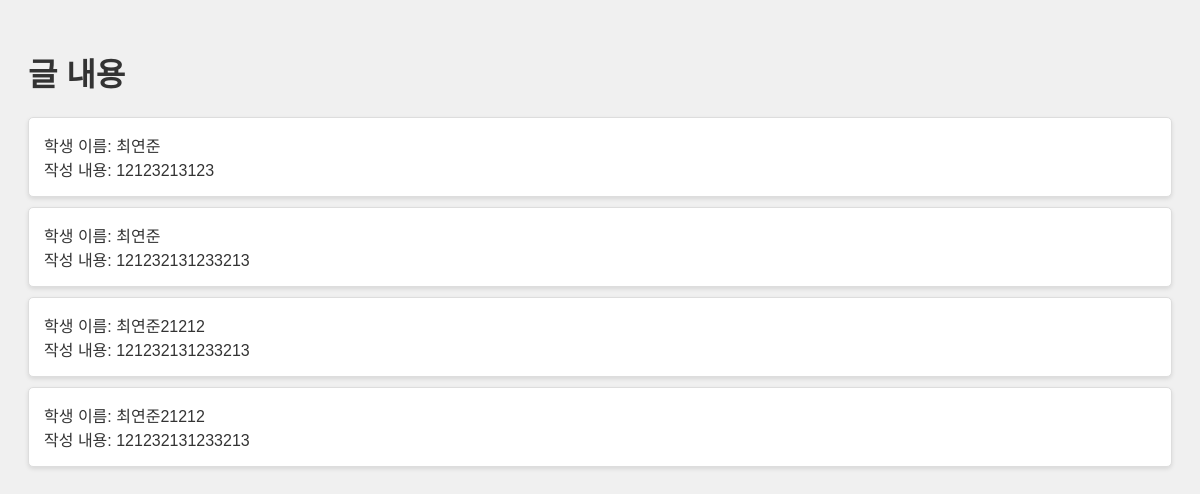
The page /watchall/1 on the database its author committed.
### models.py (models this page shows)
class Students_write(Base):
    __tablename__ = "write_students"
    id = Column(Integer, primary_key=True, index=True)
    students_name = Column(String)
    text = Column(String)
    todos = relationship(
        "Todos",
        secondary=todos_students_association,
        back_populates="students_writes"
    )

### main.py (the view)
@app.get("/watchall/{todo_id}")
async def watch_all(request: Request,todo_id:int,db: Session = Depends(get_db)):
    db = SessionLocal()
    stmt = select(todos_students_association.c.student_write_id).where(todos_students_association.c.todo_id == todo_id)
    result = db.execute(stmt)
    student_write_ids = [row[0] for row in result.fetchall()]
    students_write_objects = db.query(Students_write).filter(Students_write.id.in_(student_write_ids)).all()
    print(students_write_objects)
    return templates.TemplateResponse("show.html", {"request": request, "todos": students_write_objects})

### templates/show.html (shortened to what this page needs)
<!DOCTYPE html>
<html lang="ko">
<head>
</head>
<body>
    <h1>글 내용</h1>
    <ul>
        {% for todo in todos %}
        <li>
            학생 이름: {{ todo.students_name }}<br>
            작성 내용: {{ todo.text }}<br>
        </li>
        {% endfor %}
    </ul>
</body>
</html>

### templates/show.html (style rules this page uses)
body { font-family: 'Noto Sans KR', sans-serif; background-color: #f0f0f0; color: #333; padding: 20px; }
h1 { color: #333; }
ul { list-style-type: none; padding: 0; }
li { background-color: #fff; border: 1px solid #ddd; padding: 15px; margin-bottom: 10px; border-radius: 5px; box-shadow: 0 2px 4px rgba(0,0,0,0.1); }

### rows shown on the page
Students_write: students_name "최연준", text "12123213123"
Students_write: students_name "최연준", text "121232131233213"
Students_write: students_name "최연준21212", text "121232131233213"
Students_write: students_name "최연준21212", text "121232131233213"
